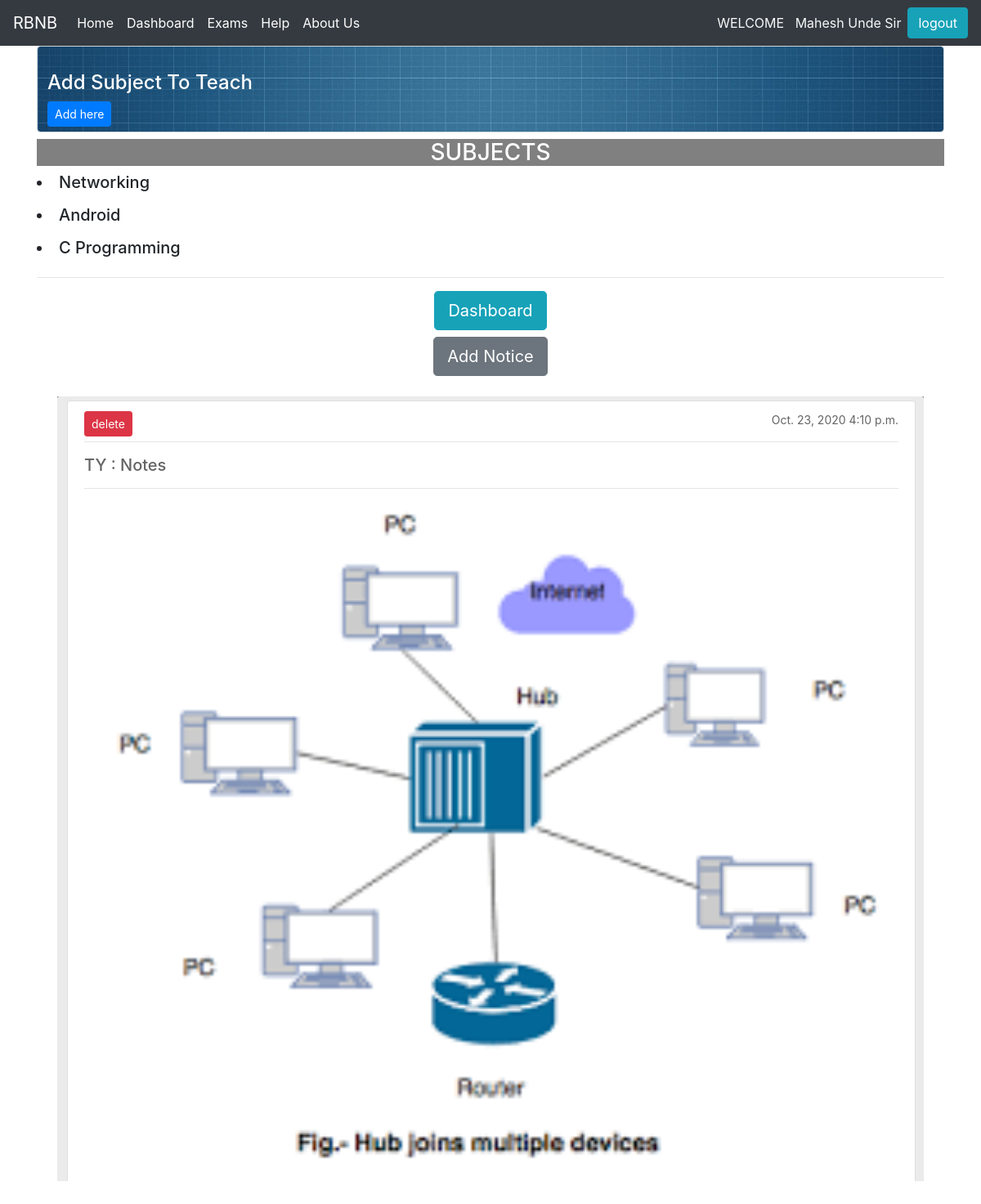
/bcs/teacher/home (signed in), run on the app's committed database.
### bcs/models.py (models this page shows, shortened)
class Subject_Teacher(models.Model):
    subject=models.ForeignKey(Subjects,on_delete=models.CASCADE)
    teacher=models.ForeignKey(Teachers,on_delete=models.CASCADE)
    department_name=models.CharField(max_length=20,choices=department_choice,null=True,blank=True)

class Subjects(models.Model):
    subject_name=models.CharField(max_length=20)
    department_name=models.CharField(max_length=30,choices=department_choice,blank=True,null=True)
    class_name=models.CharField(max_length=20,choices=class_choice)
    def __str__(self):
        return '{}'.format(self.subject_name)

class Notice_Board(models.Model):
    teacher=models.ForeignKey(Teachers,on_delete=models.CASCADE)
    notice_class=models.CharField(choices=class_choice,max_length=25)
    notice_department=models.CharField(choices=department_choice,max_length=25,null=True,blank=True)
    notice_image=models.ImageField(upload_to='images/', null=True,blank=True)
    notice_description=models.TextField(blank=True,null=True)
    notice_file=models.FileField(upload_to='uploads/', null=True,blank=True)
    notice_date=models.DateField(auto_now_add=True)
    notice_time = models.TimeField(auto_now_add=True)

### bcs/views.py (the view)
# urls.py: path('teacher/home',views.teacher_home,name='teacher_home'),
def teacher_home(request):
    try:
        teacher = Teachers.objects.get(user=request.user)
    except:
        messages.error(request, "You are Not Logged in")
        return redirect('teacher_home')
    teacher_data = Subject_Teacher.objects.filter(teacher=teacher)
    notice_data = Notice_Board.objects.all()[::-1][0:5]
    context = {
        'teacher_data': teacher_data,
        'notice_data': notice_data
    }
    if request.method == 'POST':
        form = Subject_TeacherForm(request.POST)
        if form.is_valid():
            subform = form.save(commit=False)
            subform.teacher = teacher
            try:
                st = Subject_Teacher.objects.filter(
                    teacher=teacher, subject=subform.subject)[0]
                messages.success(request, "Already added this Subject")
                return redirect('teacher_home')
            except:
                subform.save()
            return redirect('teacher_home')
    else:
        form = Subject_TeacherForm()
    context['form'] = form
    return render(request, 'teacher_home.html', context)

### bcs/templatetags/check_user_tags.py (called while the page is built)
@register.simple_tag
def check_is_student(studid):
    user=User.objects.get(id=studid)
    try:
        student=Students.objects.get(user=user)
        return student
    except:
        return False
    return

### templates/teacher_home.html (shortened to what this page needs)
{% load static %}
{% include 'base.html' %}
{% load widget_tweaks %}
<!DOCTYPE html>
<html lang="en">
<head>
</head>
<body>
    <div class="container">
    <form class="form-control bg" method="POST">
    <h4 class="my-2 mt-4">Add Subject To Teach</h4>
    <a href="{% url 'teacher_info' %}" class="btn btn-primary btn-sm">Add here</a>
</form>
<h3  style="background-color: gray;text-align: center; color:white   " class="mt-2">SUBJECTS</h3>
{% for st in teacher_data %}
<div class="row mb-2">
<div class="col">
<h5><li> {{st.subject}} </li></h5>
</div>
</div>
{% endfor %}
<hr>
<div class="text-center mt-3">
<h2><a class="btn btn-info btn-lg" href="{% url 'teacher_profile' %}">Dashboard</a></h2>
<a class="btn btn-secondary btn-lg" href="{% url 'teacher_notice' %}">Add Notice</a>
</div>
<div class="containers">
<div class="inbox">
    {% for ndata in notice_data %}
    <div class="receive">
        <ul class="list-group" id="myUL">
        <li class="list-group-item">
            {% if ndata.teacher.user.id is request.user.id %}
            <div class="float-left">
                <a href="{% url 'delete_notice' ndata.id %}" class="btn btn-danger btn-sm  " style="color: white;">delete</a>
             </div>
             {% endif %}
        <div class="float-right">
           {{ndata.notice_date}}
           {{ndata.notice_time}}
        </div>
        <br>
        <hr>
       <h5 class="mt-2">{{ndata.notice_class}} :
           {{ndata.notice_description}}</h5>
        {% if ndata.notice_image %}
        <hr>
     <a href="/bcs/{{ndata.notice_image.url}}">   <img src="/bcs/{{ ndata.notice_image.url }}" class="d-block w-100" alt="..."></a>
        {% endif %}
    </li>
    </ul>
    </div>
    {% endfor %}
    </div>
    </div>
</div>
</body>
</html>

### templates/partial/header.html (shortened to what this page needs)
{% load static %}
{% load check_user_tags %}
<nav class="navbar navbar-expand-lg navbar-dark bg-dark">
    <a class="navbar-brand" href="{% url 'index' %}">
      RBNB
    </a>
    <div class="collapse navbar-collapse" id="navbarText">
      {% if request.user.is_authenticated %}
      {%   check_is_student request.user.id as student %}
      {% if student %}
      <ul class="navbar-nav mr-auto">
        <li class="nav-item active">
            <a class="nav-link" href="{% url 'student_home' %}">Home<span class="sr-only">(current)</span></a>
          </li>
        <li class="nav-item">
          <a class="nav-link active" href="{% url 'student_teacher' %}">Upcoming Exam <span class="sr-only">(current)</span></a>
        </li>
        <li class="nav-item active">
          <a class="nav-link" href="{% url 'student_previous_exam' %}">Previous Exam</a>
        </li>
          <li class="nav-item active">
            <a class="nav-link" href="{% url 'help' %}">Help <span class="sr-only">(current)</span></a>
          </li>
        <li class="nav-item active">
          <a class="nav-link" href="{% url 'aboutus' %}">About Us <span class="sr-only">(current)</span></a>
        </li>
      </ul>
      {% else %}
      <ul class="navbar-nav mr-auto">
        <li class="nav-item active">
            <a class="nav-link" href="{% url 'teacher_home' %}">Home <span class="sr-only">(current)</span></a>
          </li>
          <li class="nav-item active">
            <a class="nav-link" href="{% url 'teacher_profile' %}">Dashboard </a>
          </li>
          <li class="nav-item active">
            <a class="nav-link" href="{% url 'teacher_exam' %}">Exams </a>
          </li>
            <li class="nav-item active">
              <a class="nav-link" href="{% url 'help' %}">Help <span class="sr-only">(current)</span></a>
            </li>
          <li class="nav-item active">
            <a class="nav-link" href="{% url 'aboutus' %}">About Us <span class="sr-only">(current)</span></a>
          </li>
        </ul>
      {% endif %}
      {% endif %}
      {% if request.user.is_authenticated %}
      <p class="text-light my-0 ">
          WELCOME &nbsp
       {{ request.user.first_name }} {{request.user.last_name}}
      </p>
      <a class="btn btn-info ml-2 " value="logout" href="{% url 'logout' %}">logout</a>
    {% endif %}
    </div>
  </nav>

### data on the page
Subject_Teacher: subject "Networking"
Subject_Teacher: subject "Android"
Subject_Teacher: subject "C Programming"
Notice_Board: shows "delete", notice_date "Oct. 23, 2020", notice_time "4:10 p.m.", notice_class "TY", notice_description "Notes", notice_image (picture)

### other printed values
{{ request.user.first_name }} "Mahesh"
{{ request.user.last_name }} "Unde Sir"
